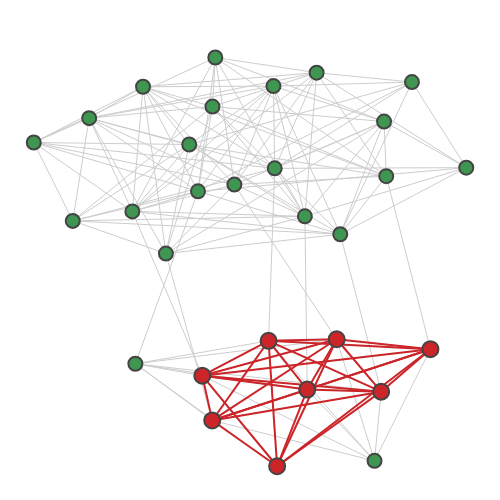

Here is the notebook cell this chart was saved with:
### Markdown cell above
From the results of the search we learn that, depending on their size, the densest subgraphs
belong to different regions of the graph: dense subgraphs of less than ten nodes are contained
within the planted subgraph, whereas larger dense subgraphs appear outside of the planted
subgraph. Smaller dense subgraphs can be cliques, characterized by having
maximum density of 1, while larger subgraphs are less dense. Let's see what the smallest and
largest subgraphs look like.

Smallest subgraph:

### Code cell
plot.graph(pl_graph, dense[8][0][1])

### Figure 1 — Plotly figure (JSON) as saved in the notebook; plotly's stock layout.template omitted (floating-point values rounded to 4 significant figures; data arrays with more than 128 entries replaced by an {"elided": "..."} marker saying what was removed)
{"data": [{"hoverinfo": "none", "line": {"color": "#CDCDCD", "width": 1}, "mode": "lines", "type": "scatter", "x": {"elided": "456 float values"}, "y": {"elided": "456 float values"}}, {"hoverinfo": "none", "line": {"color": "#cc2529", "width": 2}, "mode": "lines", "type": "scatter", "x": [-0.1815, 0.0306, null, -0.1815, -0.1497, null, -0.1815, 0.1543, null, -0.1815, 0.2484, null, -0.1815, 0.3909, null, -0.1815, 0.5486, null, -0.1815, 0.05803, null, 0.0306, -0.1497, null, 0.0306, 0.1543, null, 0.0306, 0.2484, null, 0.0306, 0.3909, null, 0.0306, 0.5486, null, 0.0306, 0.05803, null, -0.1497, 0.1543, null, -0.1497, 0.2484, null, -0.1497, 0.3909, null, -0.1497, 0.5486, null, -0.1497, 0.05803, null, 0.1543, 0.2484, null, 0.1543, 0.3909, null, 0.1543, 0.5486, null, 0.1543, 0.05803, null, 0.2484, 0.3909, null, 0.2484, 0.5486, null, 0.2484, 0.05803, null, 0.3909, 0.5486, null, 0.3909, 0.05803, null, 0.5486, 0.05803, null], "y": [-0.6144, -0.4661, null, -0.6144, -0.8051, null, -0.6144, -0.6737, null, -0.6144, -0.4593, null, -0.6144, -0.6824, null, -0.6144, -0.5017, null, -0.6144, -1, null, -0.4661, -0.8051, null, -0.4661, -0.6737, null, -0.4661, -0.4593, null, -0.4661, -0.6824, null, -0.4661, -0.5017, null, -0.4661, -1, null, -0.8051, -0.6737, null, -0.8051, -0.4593, null, -0.8051, -0.6824, null, -0.8051, -0.5017, null, -0.8051, -1, null, -0.6737, -0.4593, null, -0.6737, -0.6824, null, -0.6737, -0.5017, null, -0.6737, -1, null, -0.4593, -0.6824, null, -0.4593, -0.5017, null, -0.4593, -1, null, -0.6824, -0.5017, null, -0.6824, -1, null, -0.5017, -1, null]}, {"hoverinfo": "text", "marker": {"color": "#3e9651", "line": {"width": 2}, "size": 14}, "mode": "markers", "text": ["0", "1", "2", "3", "4", "5", "6", "7", "8", "9", "10", "11", "12", "13", "14", "15", "16", "17", "18", "19", "20", "21", "22", "23", "24", "25", "26", "27", "28", "29"], "type": "scatter", "x": [-0.1953, 0.4072, 0.1844, 0.05031, 0.4895, -0.1399, -0.5435, 0.4001, 0.04624, -0.7209, -0.3712, 0.26, -0.2234, -0.5961, -0.07885, -0.2979, -0.149, -0.4053, 0.1468, 0.6632, -0.3957, -0.1815, 0.0306, 0.3697, -0.1497, 0.1543, 0.2484, 0.3909, 0.5486, 0.05803], "y": [0.1704, 0.235, 0.6755, 0.2682, 0.6356, 0.7401, 0.482, 0.4673, 0.6183, 0.3781, 0.6155, -0.01235, 0.3696, 0.04455, 0.1991, -0.09472, 0.5312, 0.08489, 0.06405, 0.2711, -0.5636, -0.6144, -0.4661, -0.9769, -0.8051, -0.6737, -0.4593, -0.6824, -0.5017, -1]}, {"hoverinfo": "text", "marker": {"color": "#cc2529", "line": {"width": 2}, "size": 16}, "mode": "markers", "text": ["21", "22", "24", "25", "26", "27", "28", "29"], "type": "scatter", "x": [-0.1815, 0.0306, -0.1497, 0.1543, 0.2484, 0.3909, 0.5486, 0.05803], "y": [-0.6144, -0.4661, -0.8051, -0.6737, -0.4593, -0.6824, -0.5017, -1]}], "layout": {"height": 500, "hovermode": "closest", "margin": {"b": 0, "l": 0, "r": 0, "t": 25}, "plot_bgcolor": "#ffffff", "showlegend": false, "width": 500, "xaxis": {"showgrid": false, "showticklabels": false, "zeroline": false}, "yaxis": {"showgrid": false, "showticklabels": false, "zeroline": false}}}
